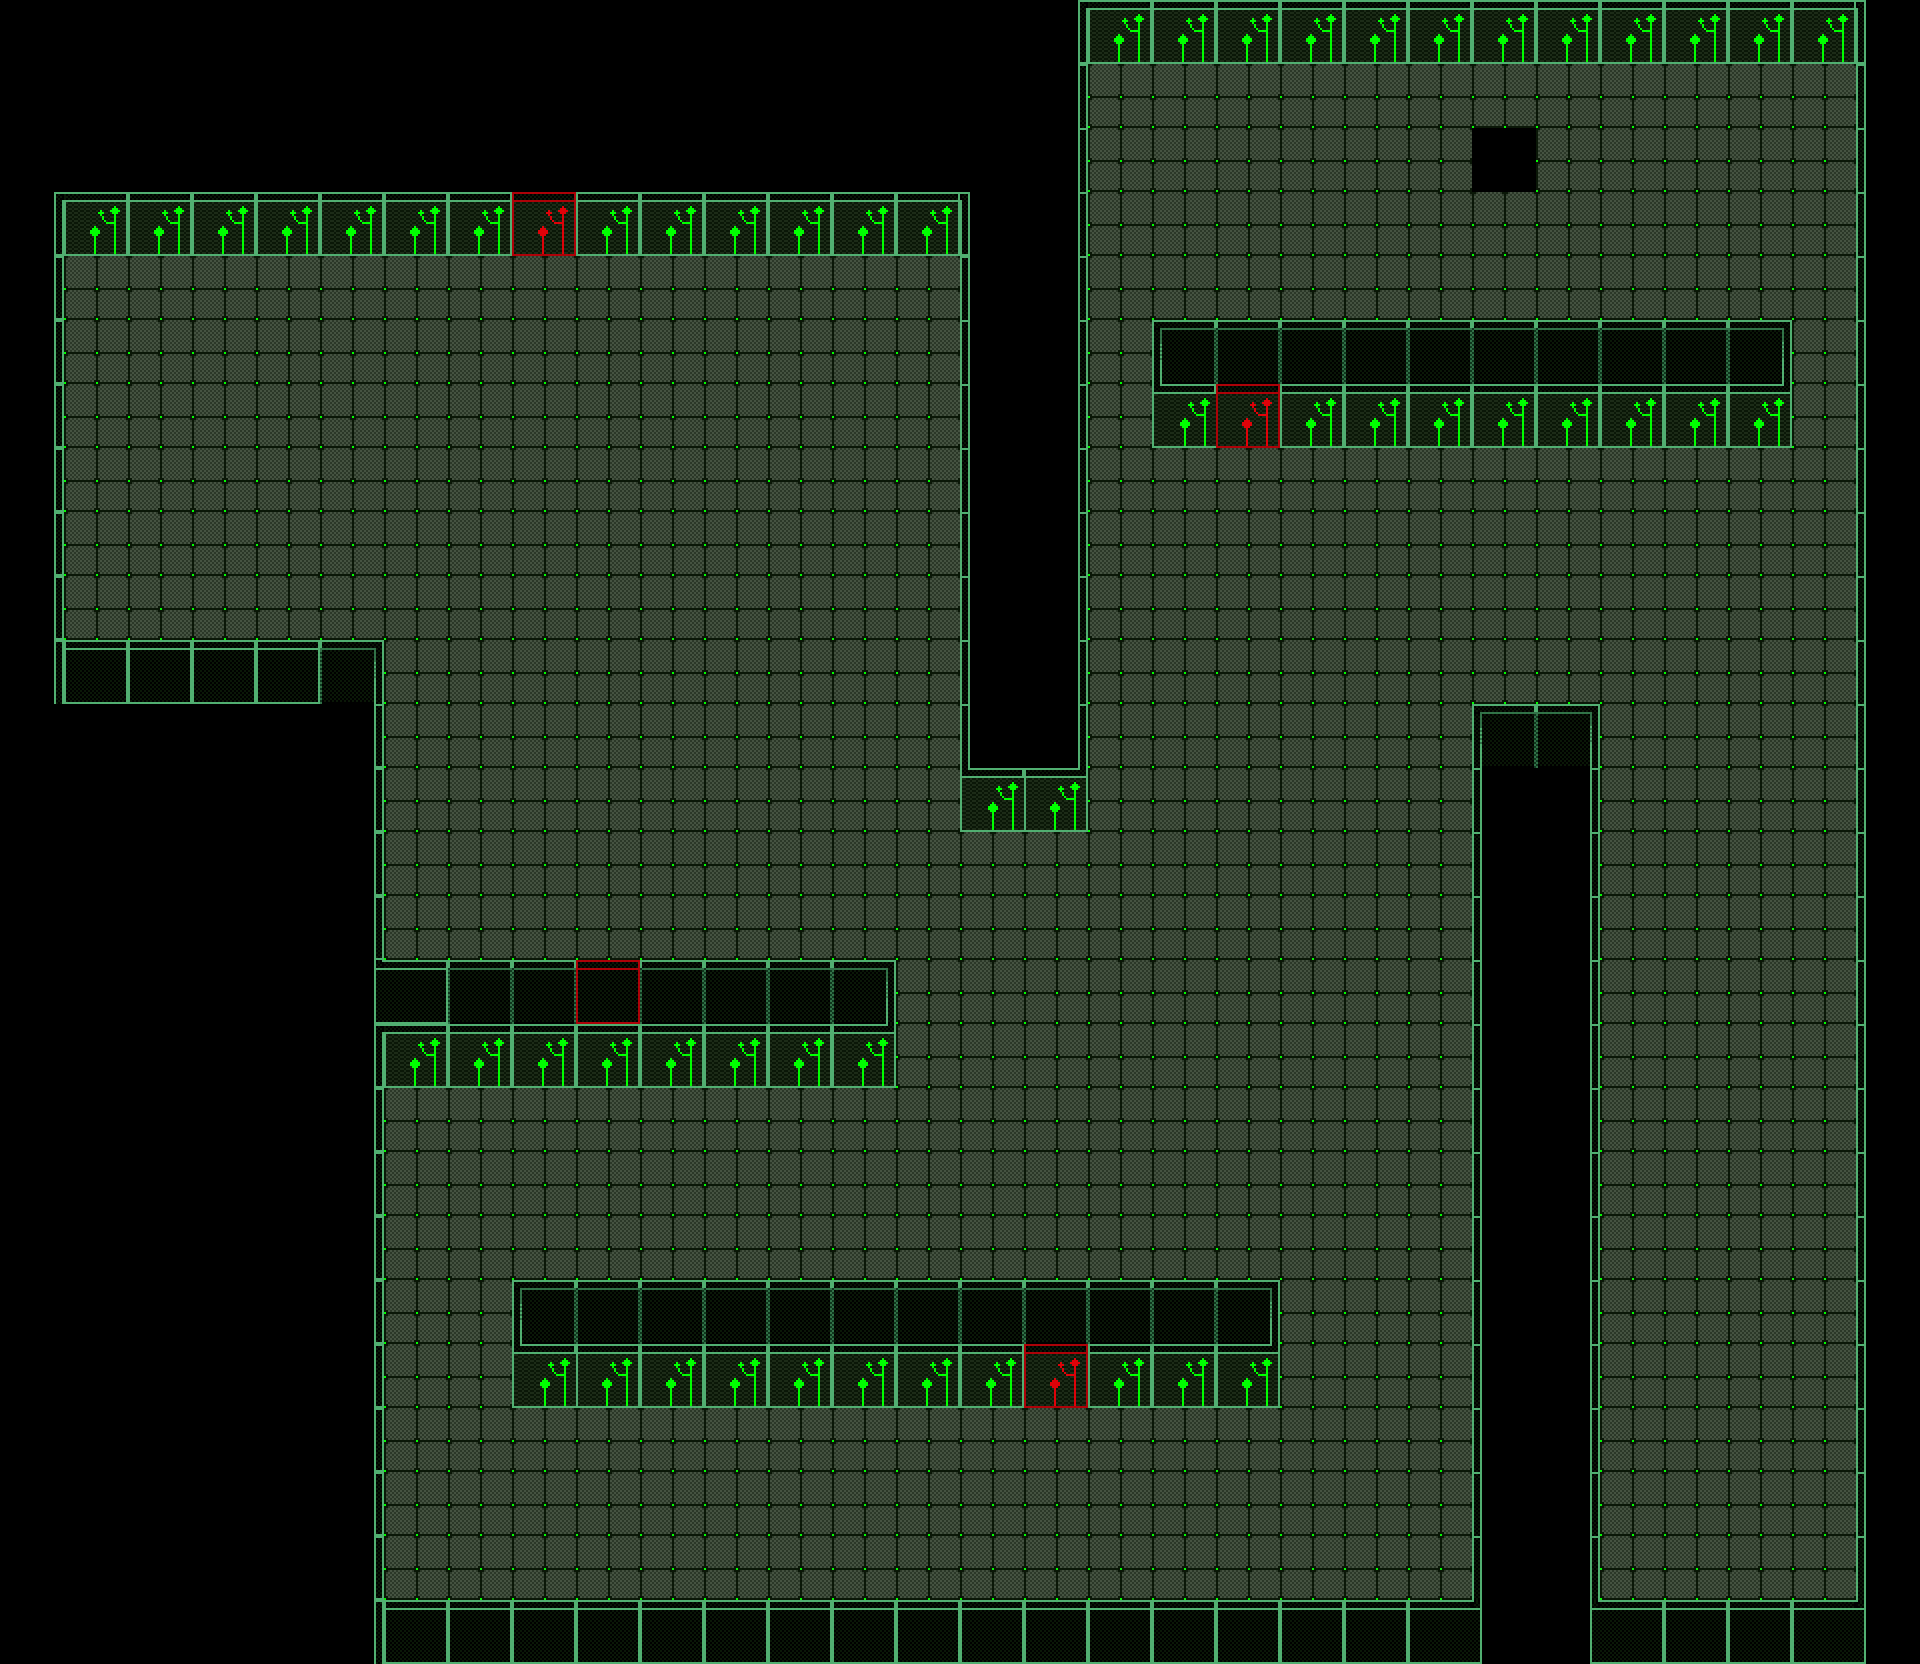

This game map was drawn from its Tiled (.tmx) file and the tilesets committed beside it. A one-line description and the trimmed map source follow:
An orthogonal 30x26 tile map with 64x64 px tiles, 4 tile layers (images, collisions, infecteds, Capa de patrones 4).

<map version="1.0" orientation="orthogonal" renderorder="right-down" width="30" height="26" tilewidth="64" tileheight="64" nextobjectid="4">
 <properties>
  <property name="bugs" value="20" />
  <property name="chasing" value="1" />
  <property name="error" value="0" />
  <property name="trojan" value="0" />
  <property name="virus" value="0" />
 </properties>
 <tileset firstgid="1" name="tile-green" tilewidth="64" tileheight="64">
  <image source="../tile-green.png" width="256" height="448" />
 </tileset>
 <layer name="images" width="30" height="26">
  <data>[780 cells, 443 non-empty, 1 distinct tile ids]</data>
 </layer>
 <layer name="collisions" width="30" height="26">
  <data>[780 cells, 214 non-empty, 20 distinct tile ids]</data>
 </layer>
 <layer name="infecteds" width="30" height="26">
  <data>[780 cells, 4 non-empty, 2 distinct tile ids]</data>
 </layer>
 <layer name="Capa de patrones 4" width="30" height="26">
  <data>[780 cells, 1 non-empty, 1 distinct tile ids]</data>
 </layer>
</map>
